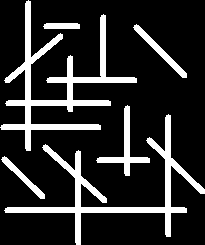
#> input picture VC/Aula5/art2.bmp, 205 x 245 px
$ python Aula_04_exe_03.py art2.bmp
#> lines starting #> are read from the running program, lines starting #| are printed output that depends on the picture; after the words box and inside, x2 and y2 are one past the last pixel; in counts of white or black regions, pixels touching at a corner belong together
#import
import sys
import numpy as np
import cv2


# Read the image from argv
image = cv2.imread( sys.argv[1] , 0);
#> image: shape (245, 205); 16.9% white; 6 white regions, box (x1, y1, x2, y2) and area: (0, 0, 137, 151) 3611, (4, 114, 205, 245) 3181, (96, 105, 150, 176) 696, (133, 24, 187, 78) 459, (1, 156, 45, 199) 346, (43, 23, 80, 29) 213
#image gray = branco e preto e cizento
ret,thresh_bin = cv2.threshold(image,120,255,cv2.THRESH_BINARY) #converte a imagem para imagem binaria - 0 e 1 (branco e preto)
ret,thresh_bin_inv = cv2.threshold(image,120,255,cv2.THRESH_BINARY_INV) # imagem invertida
cv2.imshow( 'image original', image )
cv2.imshow( 'thresh_bin', thresh_bin )
cv2.imshow( 'thresh_bin_inv', thresh_bin_inv )


#dilation operation using the same structuring element
kernel_circular = cv2.getStructuringElement(cv2.MORPH_ELLIPSE, (11,11))
kernel_square = np.ones((11,11),np.uint8)

for i in range(1,4):
    img_erode_square = cv2.erode(thresh_bin_inv, kernel_square, iterations=i) # erode = Erosion
    img_erode_circular = cv2.erode(thresh_bin_inv, kernel_circular, iterations=i)
    cv2.imshow( 'img_erode_square 11_11', img_erode_square )
    cv2.imshow( 'img_erode_circular 11_11', img_erode_circular )
    cv2.waitKey(0)
#> this loop made 3 passes
#> pass 1, `img_erode_square = cv2.erode(thresh_bin_inv, kernel_square, iterations..`:
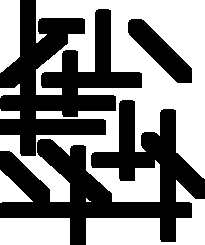
#> img_erode_square: shape (245, 205); 51.9% white; 3 black regions, box (x1, y1, x2, y2) and area: (0, 100, 205, 245) 12012, (0, 0, 142, 156) 10531, (128, 19, 192, 83) 1639
#> pass 1, `img_erode_circular = cv2.erode(thresh_bin_inv, kernel_circular, iterat..`:
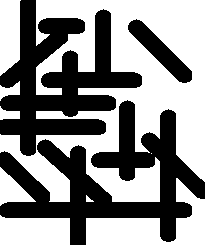
#> img_erode_circular: shape (245, 205); 55.2% white; 3 black regions, box (x1, y1, x2, y2) and area: (0, 100, 205, 245) 11105, (0, 0, 142, 156) 10073, (128, 19, 192, 83) 1305
#> pass 2, `img_erode_square = cv2.erode(thresh_bin_inv, kernel_square, iterations..`:
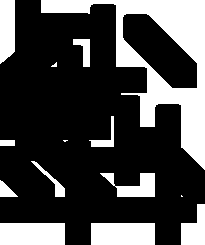
#> img_erode_square: shape (245, 205); 27.4% white; 14 white regions (3 under 20 px), largest, box (x1, y1, x2, y2) and area: (41, 0, 205, 170) 7620, (0, 223, 65, 245) 1430, (91, 223, 155, 245) 1408
#> pass 2, `img_erode_circular = cv2.erode(thresh_bin_inv, kernel_circular, iterat..`:
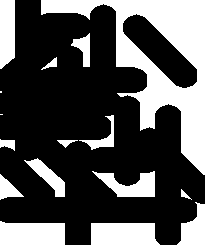
#> img_erode_circular: shape (245, 205); 32.1% white; 16 white regions (2 under 20 px), largest, box (x1, y1, x2, y2) and area: (41, 0, 205, 175) 8810, (0, 221, 65, 245) 1437, (91, 223, 160, 245) 1424

#dilation operation using the same structuring element
kernel_square11_1 = np.ones((11,1),np.uint8)

img_erode_square = cv2.erode(thresh_bin_inv, kernel_square11_1, iterations=1) # erode = Erosion
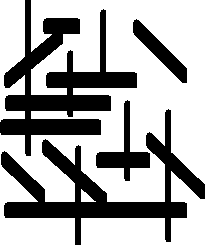
#> img_erode_square: shape (245, 205); 67% white; 4 black regions, box (x1, y1, x2, y2) and area: (0, 0, 137, 156) 7525, (1, 109, 205, 245) 6833, (96, 100, 150, 181) 1236, (133, 19, 187, 83) 999
cv2.imshow( 'img_erode_square 11_1', img_erode_square )

#dilation operation using the same structuring element
kernel_square = np.array([[1,1,1],[1,0,1],[1,1,1]],np.uint8) # (“hotspot”)

img_erode_square = cv2.erode(thresh_bin_inv, kernel_square, iterations=1) # erode = Erosion
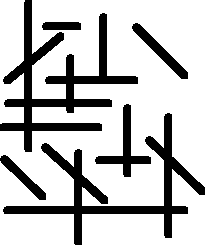
#> img_erode_square: shape (245, 205); 76.7% white; 6 black regions, box (x1, y1, x2, y2) and area: (0, 0, 138, 152) 4890, (3, 113, 205, 245) 4355, (95, 104, 151, 177) 950, (132, 23, 188, 79) 679, (0, 155, 46, 200) 524, (42, 22, 81, 30) 303
cv2.imshow( 'img_erode_square 3_3', img_erode_square )
cv2.waitKey(0)

$ run again, on VC/Aula5/art4.bmp
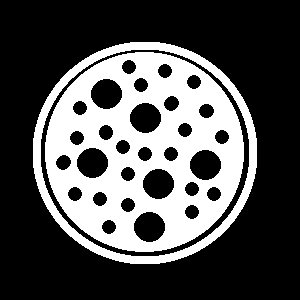
#> input picture VC/Aula5/art4.bmp, 300 x 300 px
#> image: shape (300, 300); 32.1% white; 2 white regions, box (x1, y1, x2, y2) and area: (45, 52, 244, 252) 23498, (33, 42, 257, 264) 5432
#> the loop `for i in range(1,4):` made 3 passes
#> pass 1, `img_erode_circular = cv2.erode(thresh_bin_inv, kernel_circular, iterat..`:
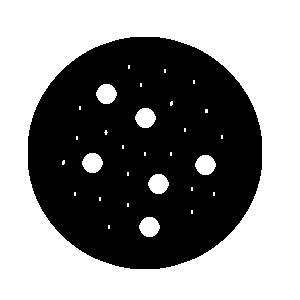
#> img_erode_circular: shape (300, 300); 54.5% white; 1 black region, box (x1, y1, x2, y2) and area: (28, 37, 262, 269) 40918
#> `img_erode_square = cv2.erode(thresh_bin_inv, kernel_square, iterations..`:
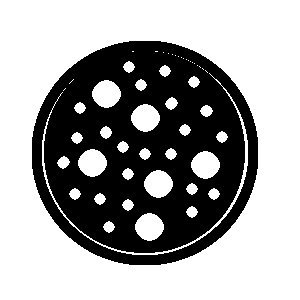
#> img_erode_square: shape (300, 300); 62.9% white; 1 black region, box (x1, y1, x2, y2) and area: (32, 41, 258, 265) 33367
